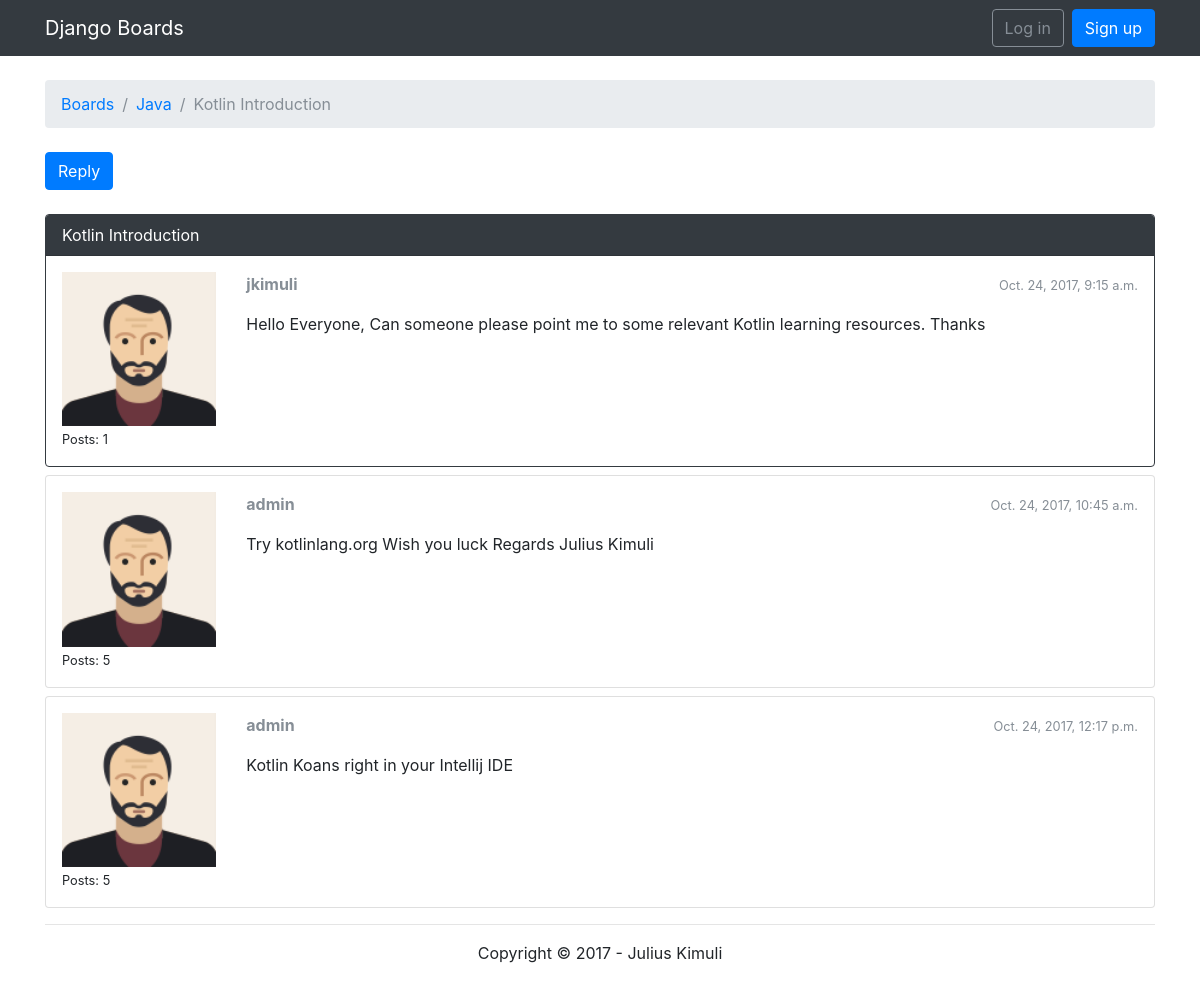
Page /forum/board/Java/topics/5/ on the committed database.
### forum/models.py (models this page shows, shortened)
class Topic(models.Model):
    subject = models.CharField(max_length=255)
    last_updated = models.DateTimeField(auto_now_add=True)
    board = models.ForeignKey(Board, related_name='topics')  # Board that this topics belongs to
    starter = models.ForeignKey(User, related_name='topics')  # user who owns this topic
    views = models.PositiveIntegerField(default=0)

class Board(models.Model):
    name = models.CharField(max_length=30, unique=True)  # name of specific forum should be unique
    description = models.TextField(max_length=4000)

class Post(models.Model):
    message = models.TextField(max_length=4000)
    topic = models.ForeignKey(Topic, related_name='posts')  # Topic that this post relates to
    created_at = models.DateTimeField(auto_now_add=True)
    updated_at = models.DateTimeField(null=True)
    created_by = models.ForeignKey(User, related_name='posts')  # you can return numbers of posts created by this user
    updated_by = models.ForeignKey(User,null=True,related_name='+')

### forum/views.py (the view)
# urls.py: url(r'^board/(?P<name>\w+)/topics/(?P<topic_pk>\d+)/$',views.topic_posts,name='topic_details'),
def topic_posts(request, name, topic_pk):
    topic = get_object_or_404(Topic, board__name=name, pk=topic_pk)
    topic.views += 1
    topic.save()
    return render(request, 'topic_posts.html', {'topic': topic})

### forum/templates/topic_posts.html (shortened to what this page needs)
{% extends 'base.html' %}
{% load static %}
{% block breadcrumb %}
  <li class="breadcrumb-item"><a href="{% url 'index' %}">Boards</a></li>
  <li class="breadcrumb-item"><a href="{% url 'board_details' topic.board.name %}">{{ topic.board.name }}</a></li>
  <li class="breadcrumb-item active">{{ topic.subject }}</li>
{% endblock %}
{% block content %}
  <div class="mb-4">
    <a href="{% url 'topic_reply' topic.board.name topic.pk %}" class="btn btn-primary" role="button">Reply</a>
  </div>
  {% for post in topic.posts.all %}
    <div class="card mb-2 {% if forloop.first %}border-dark{% endif %}">
      {% if forloop.first %}
        <div class="card-header text-white bg-dark py-2 px-3">{{ topic.subject }}</div>
       {% endif %}
      <div class="card-body p-3">
        <div class="row">
          <div class="col-2">
            <img src="{% static 'img/avatar.png' %}" alt="{{ post.created_by.username }}" class="w-100">
            <small>Posts: {{ post.created_by.posts.count }}</small>
          </div>
          <div class="col-10">
            <div class="row mb-3">
              <div class="col-6">
                <strong class="text-muted">{{ post.created_by.username }}</strong>
              </div>
              <div class="col-6 text-right">
                <small class="text-muted">{{ post.created_at }}</small>
              </div>
            </div>
            {{ post.message }}
          </div>
        </div>
      </div>
    </div>
  {% endfor %}
{% endblock %}

### forum/templates/base.html (shortened to what this page needs)
{% load staticfiles %}
<!DOCTYPE html>
<html>
    <head>
        <link rel="stylesheet" href="{% static 'css/bootstrap.min.css' %}">
    </head>
    <body>
        <nav class="navbar navbar-expand-sm navbar-dark bg-dark">
            <div class="container">
            <a class="navbar-brand" href="{% url 'index' %}">Django Boards</a>
            <div class="collapse navbar-collapse" id="mainMenu">
                {% if user.is_authenticated %}
                <ul class="navbar-nav ml-auto">
                    <li class="nav-item">
                        <a class="nav-link dropdown-toggle" href="#" id="userMenu" data-toggle="dropdown" aria-haspopup="true" aria-expanded="false">
                            {{user.username }}
                        </a>
                        <div class="dropdown-menu dropdown-menu-right" aria-labelledby="userMenu">
                            <a class="dropdown-item" href="#">My account</a>
                            <a class="dropdown-item" href="{% url 'password_change' %}">Change password</a>
                            <div class="dropdown-divider"></div>
                            <a class="dropdown-item" href="{% url 'logout' %}">Log out</a>
                        </div>
                    </li>
                </ul>
                {% else %}
                    <form class="form-inline ml-auto">
                        <a href="{% url 'login' %}" class="btn btn-outline-secondary">Log in</a>
                        <a href="{% url 'signup' %}" class="btn btn-primary ml-2">Sign up</a>
                    </form>
                {% endif %}
            </div>
            </div>
        </nav>
        <div class="container">
            <ol class="breadcrumb my-4">
                {%  block breadcrumb %}
                {% endblock%}
            </ol>
               {% block content %}
               {% endblock %}
        </div>
        <footer>
            <div class="container">
            <hr/>
            <p class="text-center"> Copyright &copy; 2017 -  Julius Kimuli</p>
            </div>
        </footer>
    </body>
</html>

### rows in the picture
Topic: board.name "Java", subject "Kotlin Introduction"
Post: created_by.posts.count "1", created_by.username "jkimuli", created_at "Oct. 24, 2017, 9:15 a.m.", message "Hello Everyone, Can someone please point me to some relevant Kotlin learning resources. Thanks"
Post: created_by.posts.count "5", created_by.username "admin", created_at "Oct. 24, 2017, 10:45 a.m.", message "Try kotlinlang.org Wish you luck Regards Julius Kimuli"
Post: created_by.posts.count "5", created_by.username "admin", created_at "Oct. 24, 2017, 12:17 p.m.", message "Kotlin Koans right in your Intellij IDE"
